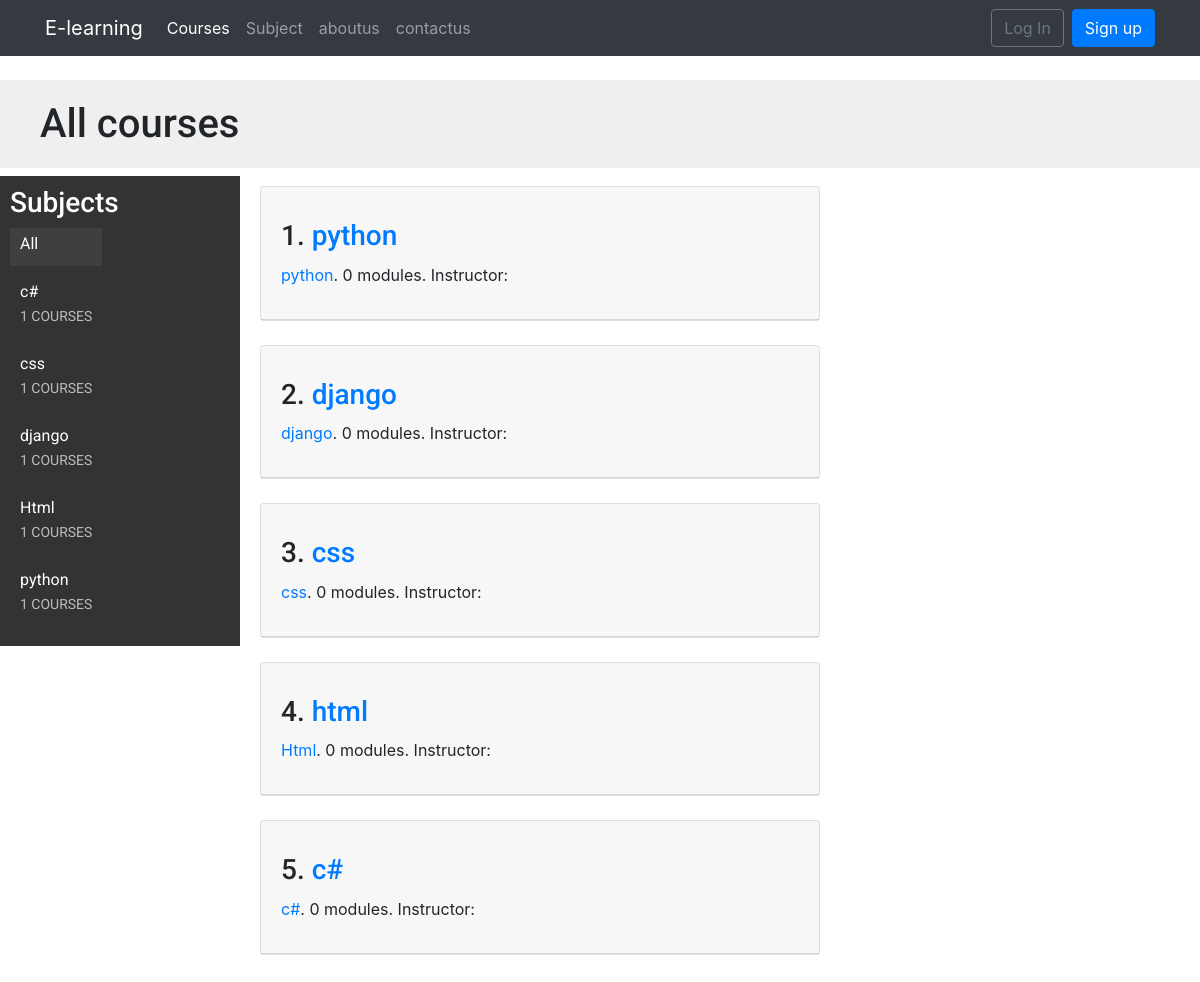
Page /courses/ on the committed database.
### courses/models.py (models this page shows, shortened)
class Subject(models.Model):
    title = models.CharField(max_length=200)
    slug = models.SlugField(max_length=200, unique=True)
    class Meta:
        ordering = ['title']
    def __str__(self):
        return self.title

class Course(models.Model):
    owner = models.ForeignKey(User,
                    related_name='courses_created',
                    on_delete=models.CASCADE)
    subject = models.ForeignKey(Subject, related_name='courses',
                        on_delete=models.CASCADE)
    title = models.CharField(max_length=200)
    slug = models.SlugField(max_length=200, unique=True)
    overview = models.TextField()
    created = models.DateTimeField(auto_now_add=True)
    students = models.ManyToManyField(User,
                                      related_name='courses_joined',
                                      blank=True)
    class Meta:
        ordering = ['-created']

### courses/views.py (the view)
# urls.py: path('courses/', CourseListView.as_view(), name='course_list'),
class CourseListView(TemplateResponseMixin, View):
    model = Course
    template_name = 'courses/course/list.html'
    def get(self, request, subject=None):
        subjects = Subject.objects.annotate(
                            total_courses=Count('courses'))
        courses = Course.objects.annotate(
                            total_modules=Count('modules'))
        if subject:
            subject = get_object_or_404(Subject, slug=subject)
            courses = courses.filter(subject=subject)
        return self.render_to_response({'subjects': subjects,
                                        'subject': subject,
                                        'courses': courses})

### templates/courses/course/list.html (shortened to what this page needs)
{% extends "base.html" %}
{% block content %}
<h1>
    {% if subject %}
        {{ subject.title }} courses
    {% else %}
        All courses
    {% endif %}
</h1>
<div class="contents">
    <h3>Subjects</h3>
    <ul id="modules">
        <li {% if not subject %}class="selected"{% endif %}>
            <a href="{% url "course_list" %}">All</a>
        </li>
        {% for s in subjects %}
            <li {% if subject == s %}class="selected"{% endif %}>
                <a href="{% url "course_list_subject" s.slug %}">
                    {{ s.title }}
                    <br><span>{{ s.total_courses }} courses</span>
                </a>
            </li>
        {% endfor %}
    </ul>
</div>
<div class="module">
    {% for course in courses %}
        {% with subject=course.subject %}
        <div class="card">
      <div class="card-header">
            <h3>{{forloop.counter}}. <a href="{% url "course_detail" course.slug %}">{{ course.title }}</a></h3>
            <p>
                <a href="{% url "course_list_subject" subject.slug %}">{{ subject }}</a>.
                {{ course.total_modules }} modules.
                Instructor: {{ course.owner.get_full_name }}
            </p>
          </div>
</div>
        {% endwith %}
        <br>
    {% endfor %}
</div>
{% endblock %}

### templates/base.html (shortened to what this page needs)
{% load socialaccount %}
{% load course %}
{% load static %}
<!DOCTYPE html>
<html>
<head>
<link href="{% static "css/slider.css" %}" rel="stylesheet">
  <link href="{% static "css/base.css" %}" rel="stylesheet">
    <link rel="stylesheet" href="https://stackpath.bootstrapcdn.com/bootstrap/4.3.1/css/bootstrap.min.css"/>
</head>
<body>
  {% include 'base/navbar.html' %}
    <div id="content">
      {% block content %}
      {% endblock %}
    </div>
</body>
</html>

### templates/base/navbar.html (shortened to what this page needs)
{% load course %}
{% url 'course_list' as course_list %}
{% url 'home' as home_url %}
{% url 'sub_list' as subject_url %}
{% url 'manage_course_list' as mine %}
{% url 'student_course_list' as std %}
{% url 'course_create' as create_url %}
{% url 'about' as about_url %}
{% url 'contact' as contact_url %}
<div  class="navbar navbar-expand-md navbar-dark bg-dark mb-4">
  <div class="container">
    <a href="{{ home_url }}" class=" navbar-brand">E-learning</a>
<div class="collapse navbar-collapse" id="navbarSupportedContent">
     <ul class="navbar-nav mr-auto">
       <li class="nav-item {% if request.path == course_list %}active{% endif %}">
         <a class="nav-link" href="{{ course_list }}">Courses <span class="sr-only">(current)</span></a>
       </li>
       <li class="nav-item {% if request.path == subject_url %}active{% endif %}">
         <a class="nav-link" href="{{ subject_url }}">Subject</a>
       </li>
       <li class="nav-item {% if request.path == about_url %}active{% endif %}">
        <a class="nav-link" href="{{ about_url }}">aboutus</a>
       </li>
       <li class="nav-item {% if request.path == contact_url %}active{% endif %}">
        <a class="nav-link" href="{{ contact_url }}">contactus</a>
       </li>
     </ul>
 </div>
 <div class="collapse navbar-collapse" id="navbarCollapse">
     {% if user.is_authenticated %}
       <ul class="navbar-nav ml-auto">
         <li class="nav-item {% if request.path == mine %}active{% endif %}">
           <a class="nav-link" href="{{mine}}">My Courses</a>
         </li>
         <li class="nav-item {% if request.path == create_url %}active{% endif %}">
           <a class="nav-link" href="{{create_url}}">Create Course</a>
         </li>
         <li class="nav-item {% if request.path == std %}active{% endif %}">
           <a class="nav-link" href="{{std}}">Enrolled Courses</a>
         </li>
           <li class="nav-item">
             <a class="nav-link dropdown-toggle" href="#" id="userMenu"
               data-toggle="dropdown" aria-haspopup="true"
               aria-expanded="false">
               {{ user.username }}
             </a>
             <div class="dropdown-menu dropdown-menu-right"
               aria-labelledby="userMenu">
               <a class="dropdown-item"
               href="{% url 'password_change'%}">Change password</a>
               <div class="dropdown-divider"></div>
               <a class="dropdown-item" href="{% url 'logout' %}">
               Log Out</a>
             </div>
           </li>
         </ul>
       {% else %}
         <form class="form-inline ml-auto">
           <a href="{% url 'login' %}" class="btn btn-outline-secondary">
           Log In</a>
           <a href="{% url 'student_registration' %}" class="btn btn-primary ml-2">
             Sign up</a>
         </form>
       {% endif %}
     </div>
  </div>
</div>

### static/css/base.css (style rules this page uses)
body { margin:0; font-family:'Roboto', sans-serif; font-weight:400; color:#333; }
a { color:#3fad37; text-decoration:none; }
ul { float:left; }
h1, h2, h3, h4, h5, h6 { font-family:'Roboto', sans-serif; font-weight:300; }
h1 { background:#efefef; width:100%; overflow:auto; padding:20px 0 20px 40px; margin:0; }
.module { padding:10px 20px; float:left; width:600px; }
.module h3 { margin:20px 0 0; padding:0; width:100%; }
.module p { margin:10px 0 20px; width:100%; float:left; }
.contents { width:20%; padding:10px; float:left; background:#333; color: #fff; font-family:'Roboto', sans-serif; }
.contents ul { list-style:none; margin:0; padding:0; }
.contents ul li { margin:0 0 10px 0; padding:4px 10px 10px; overflow:auto; }
.contents ul li.selected { background:#3f3f3f; }
.contents ul span { text-transform:uppercase; color:#bbb; font-size:14px; }
.contents ul a { display:block; color:#fff; text-decoration:none; }

### rows in the picture
Subject: title "c#", total_courses "1"
Subject: title "css", total_courses "1"
Subject: title "django", total_courses "1"
Subject: title "Html", total_courses "1"
Subject: title "python", total_courses "1"
Course: title "python", subject "python", total_modules "0"
Course: title "django", subject "django", total_modules "0"
Course: title "css", subject "css", total_modules "0"
Course: title "html", subject "Html", total_modules "0"
Course: title "c#", subject "c#", total_modules "0"
